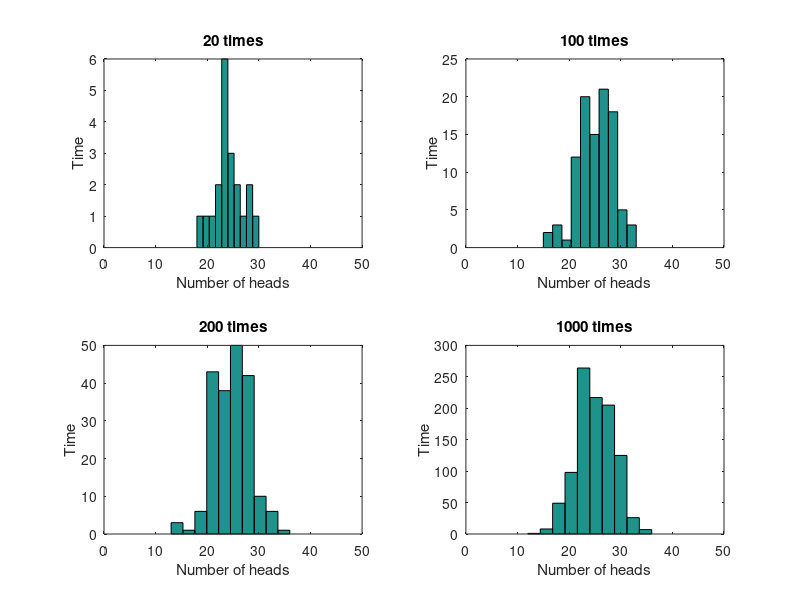

The MATLAB script that drew this image:
clc;clear all;close all;
%i=1;
for i = 1 : 20
A = randi([0:1],[50,1]);
No_of_heads(i)=sum(A(:) == 1); % Total No of heads %
end
subplot(2,2,1); hist(No_of_heads);
xlim([0 50]);
xlabel('Number of heads')
ylabel('Time')
title('20 times')
hold all;

i=1;
for i = 1 : 100
A = randi([0:1],[50,1]);
No_of_heads(i)=sum(A(:) == 1); % Total No of heads %
end
subplot(2,2,2); hist(No_of_heads);
xlim([0 50]);
xlabel('Number of heads')
ylabel('Time')
title('100 times')

i=1;
for i = 1 : 200
A = randi([0:1],[50,1]);
No_of_heads(i)=sum(A(:) == 1); % Total No of heads %
end
subplot(2,2,3); hist(No_of_heads);
xlim([0 50]);
xlabel('Number of heads')
ylabel('Time')
title('200 times')

i=1;
for i = 1 : 1000
A = randi([0:1],[50,1]);
No_of_heads(i)=sum(A(:) == 1) ;% Total No of heads %
end
subplot(2,2,4); hist(No_of_heads);
xlim([0 50]);
xlabel('Number of heads')
ylabel('Time')
title('1000 times')
